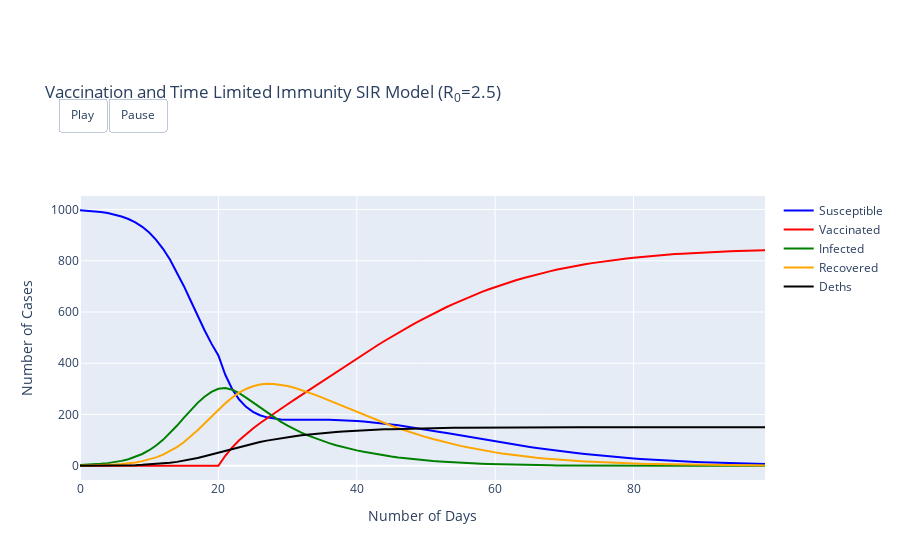

The code cell stored with this chart in its notebook:
### Code cell
def vacc_SIR_plot(negatives, vaccinated, positives, survivors, deths, R0):
    fig = go.Figure(
        data=[go.Scatter(x=[i for i in range(len(negatives))], y=negatives,
                         mode="lines", name='Susceptible',
                         line=dict(width=2, color="blue")),
              go.Scatter(x=[i for i in range(len(negatives))], y=vaccinated,
                         mode="lines", name='Vaccinated',
                         line=dict(width=2, color="red")),
              go.Scatter(x=[i for i in range(len(negatives))], y=positives,
                         mode="lines", name='Infected',
                         line=dict(width=2, color="green")),
             go.Scatter(x=[i for i in range(len(negatives))], y=survivors,
                         mode="lines", name='Recovered',
                         line=dict(width=2, color="orange")),
             go.Scatter(x=[i for i in range(len(negatives))], y=deths,
                         mode="lines", name='Deths',
                         line=dict(width=2, color="black")),],
            layout=go.Layout(
            title_text="Vaccination and Time Limited Immunity SIR Model (R<sub>0</sub>="+ str(round(R0, 2))+')', hovermode="closest",
            updatemenus= [
                {
                    "buttons": [
                        {
                            "args": [None, {"frame": {"duration": 100, "redraw": False},
                                            "fromcurrent": True, 
                                            "transition": {"duration": 10,
                                                           "easing": "quadratic-in-out"}}],
                            "label": "Play",
                            "method": "animate"
                        },
                        {
                            "args": [[None], {"frame": {"duration": 0, "redraw": False},
                                              "mode": "immediate",
                                              "transition": {"duration": 0}}],
                            "label": "Pause",
                            "method": "animate"
                        }
                    ],
                    "direction": "left",
                    "pad": {"r": 10, "t": 87},
                    "showactive": False,
                    "type": "buttons",
                    "x": 0.14,
                    "xanchor": "right",
                    "y": 1.65,
                    "yanchor": "top"
                }
            ]),

        frames=[go.Frame(
            data=[go.Scatter(
                x=[i for i in range(k)],
                y=negatives,
                mode="lines",
                line=dict(width=2, color="blue")),
                 go.Scatter(
                x=[i for i in range(k)],
                y=vaccinated,
                mode="lines",
                line=dict(width=2, color="red")),
                 go.Scatter(
                x=[i for i in range(k)],
                y=positives,
                mode="lines",
                line=dict(width=2, color="green")),
                 go.Scatter(
                x=[i for i in range(k)],
                y=survivors,
                mode="lines",
                line=dict(width=2, color="orange")),
                 go.Scatter(
                x=[i for i in range(k)],
                y=deths,
                mode="lines",
                line=dict(width=2, color="black"))])

            for k in range(len(negatives))],

    )
    fig.update_xaxes(title_text="Number of Days")
    fig.update_yaxes(title_text="Number of Cases")
    fig.show()
    
vacc_SIR_plot(S, V, I, R, D, R0)

### Figure 1 — Plotly figure (JSON) as saved in the notebook; plotly's stock layout.template omitted (floating-point values rounded to 4 significant figures)
{"data": [{"line": {"color": "blue", "width": 2}, "mode": "lines", "name": "Susceptible", "type": "scatter", "x": [0, 1, 2, 3, 4, 5, 6, 7, 8, 9, 10, 11, 12, 13, 14, 15, 16, 17, 18, 19, 20, 21, 22, 23, 24, 25, 26, 27, 28, 29, 30, 31, 32, 33, 34, 35, 36, 37, 38, 39, 40, 41, 42, 43, 44, 45, 46, 47, 48, 49, 50, 51, 52, 53, 54, 55, 56, 57, 58, 59, 60, 61, 62, 63, 64, 65, 66, 67, 68, 69, 70, 71, 72, 73, 74, 75, 76, 77, 78, 79, 80, 81, 82, 83, 84, 85, 86, 87, 88, 89, 90, 91, 92, 93, 94, 95, 96, 97, 98, 99], "y": [997, 995.3, 993.0, 989.9, 985.7, 980.1, 972.6, 962.6, 949.4, 932.1, 909.7, 881.5, 846.5, 804.5, 755.8, 701.6, 644.0, 585.4, 528.8, 476.5, 430.3, 355.1, 299.1, 258.6, 230.0, 210.4, 197.4, 189.0, 183.8, 181.0, 179.5, 179.0, 179.0, 179.2, 179.4, 179.4, 179.2, 178.6, 177.8, 176.5, 174.8, 172.8, 170.4, 167.7, 164.7, 161.3, 157.7, 153.9, 149.9, 145.7, 141.3, 136.8, 132.3, 127.6, 122.9, 118.2, 113.5, 108.7, 104.1, 99.43, 94.86, 90.37, 85.97, 81.67, 77.48, 73.4, 69.46, 65.65, 61.97, 58.43, 55.03, 51.77, 48.65, 45.68, 42.84, 40.15, 37.58, 35.16, 32.86, 30.68, 28.63, 26.69, 24.87, 23.16, 21.55, 20.03, 18.62, 17.29, 16.05, 14.88, 13.8, 12.79, 11.84, 10.96, 10.14, 9.381, 8.672, 8.014, 7.402, 6.835]}, {"line": {"color": "red", "width": 2}, "mode": "lines", "name": "Vaccinated", "type": "scatter", "x": [0, 1, 2, 3, 4, 5, 6, 7, 8, 9, 10, 11, 12, 13, 14, 15, 16, 17, 18, 19, 20, 21, 22, 23, 24, 25, 26, 27, 28, 29, 30, 31, 32, 33, 34, 35, 36, 37, 38, 39, 40, 41, 42, 43, 44, 45, 46, 47, 48, 49, 50, 51, 52, 53, 54, 55, 56, 57, 58, 59, 60, 61, 62, 63, 64, 65, 66, 67, 68, 69, 70, 71, 72, 73, 74, 75, 76, 77, 78, 79, 80, 81, 82, 83, 84, 85, 86, 87, 88, 89, 90, 91, 92, 93, 94, 95, 96, 97, 98, 99], "y": [0, 0, 0, 0, 0, 0, 0, 0, 0, 0, 0, 0, 0, 0, 0, 0, 0, 0, 0, 0, 5.133e-08, 39.1, 71.66, 99.43, 123.8, 145.7, 166.1, 185.4, 204.0, 222.2, 240.2, 258.1, 276.0, 293.9, 311.9, 329.8, 347.7, 365.6, 383.5, 401.2, 418.7, 436.1, 453.3, 470.2, 486.8, 503.1, 519.1, 534.7, 549.9, 564.6, 579.0, 592.9, 606.4, 619.3, 631.9, 643.9, 655.5, 666.6, 677.3, 687.4, 697.2, 706.4, 715.2, 723.6, 731.6, 739.1, 746.2, 753.0, 759.4, 765.4, 771.1, 776.4, 781.4, 786.1, 790.6, 794.7, 798.6, 802.2, 805.6, 808.8, 811.8, 814.5, 817.1, 819.5, 821.8, 823.8, 825.8, 827.6, 829.2, 830.8, 832.2, 833.5, 834.8, 835.9, 837.0, 837.9, 838.8, 839.7, 840.4, 841.2]}, {"line": {"color": "green", "width": 2}, "mode": "lines", "name": "Infected", "type": "scatter", "x": [0, 1, 2, 3, 4, 5, 6, 7, 8, 9, 10, 11, 12, 13, 14, 15, 16, 17, 18, 19, 20, 21, 22, 23, 24, 25, 26, 27, 28, 29, 30, 31, 32, 33, 34, 35, 36, 37, 38, 39, 40, 41, 42, 43, 44, 45, 46, 47, 48, 49, 50, 51, 52, 53, 54, 55, 56, 57, 58, 59, 60, 61, 62, 63, 64, 65, 66, 67, 68, 69, 70, 71, 72, 73, 74, 75, 76, 77, 78, 79, 80, 81, 82, 83, 84, 85, 86, 87, 88, 89, 90, 91, 92, 93, 94, 95, 96, 97, 98, 99], "y": [3, 4.103, 5.606, 7.649, 10.42, 14.15, 19.17, 25.85, 34.65, 46.11, 60.74, 79.02, 101.2, 127.1, 156.1, 186.8, 217.3, 245.6, 269.6, 288.1, 300.2, 303.4, 296.8, 283.4, 266.0, 246.7, 227.0, 207.8, 189.5, 172.5, 156.9, 142.6, 129.6, 117.8, 107.1, 97.38, 88.53, 80.46, 73.11, 66.39, 60.24, 54.61, 49.45, 44.73, 40.39, 36.42, 32.79, 29.46, 26.41, 23.64, 21.11, 18.8, 16.72, 14.83, 13.12, 11.58, 10.2, 8.959, 7.853, 6.867, 5.992, 5.216, 4.53, 3.926, 3.395, 2.93, 2.524, 2.17, 1.862, 1.595, 1.363, 1.164, 0.9918, 0.8439, 0.7171, 0.6085, 0.5156, 0.4364, 0.3689, 0.3115, 0.2628, 0.2214, 0.1864, 0.1568, 0.1318, 0.1107, 0.09287, 0.07788, 0.06527, 0.05466, 0.04576, 0.03828, 0.03201, 0.02676, 0.02236, 0.01867, 0.01559, 0.01301, 0.01085, 0.009053]}, {"line": {"color": "orange", "width": 2}, "mode": "lines", "name": "Recovered", "type": "scatter", "x": [0, 1, 2, 3, 4, 5, 6, 7, 8, 9, 10, 11, 12, 13, 14, 15, 16, 17, 18, 19, 20, 21, 22, 23, 24, 25, 26, 27, 28, 29, 30, 31, 32, 33, 34, 35, 36, 37, 38, 39, 40, 41, 42, 43, 44, 45, 46, 47, 48, 49, 50, 51, 52, 53, 54, 55, 56, 57, 58, 59, 60, 61, 62, 63, 64, 65, 66, 67, 68, 69, 70, 71, 72, 73, 74, 75, 76, 77, 78, 79, 80, 81, 82, 83, 84, 85, 86, 87, 88, 89, 90, 91, 92, 93, 94, 95, 96, 97, 98, 99], "y": [0, 0.5378, 1.222, 2.109, 3.277, 4.826, 6.892, 9.648, 13.32, 18.17, 24.55, 32.83, 43.41, 56.64, 72.82, 92.01, 114.1, 138.5, 164.7, 191.6, 218.2, 243.6, 266.2, 285.0, 299.8, 310.3, 316.8, 319.7, 319.5, 316.6, 311.5, 304.6, 296.3, 286.9, 276.7, 266.0, 254.8, 243.4, 231.9, 220.4, 209.1, 197.9, 187.0, 176.3, 166.0, 156.1, 146.5, 137.3, 128.5, 120.0, 112.0, 104.4, 97.15, 90.3, 83.83, 77.73, 71.99, 66.59, 61.53, 56.79, 52.37, 48.23, 44.38, 40.8, 37.48, 34.39, 31.53, 28.89, 26.44, 24.19, 22.11, 20.2, 18.44, 16.83, 15.34, 13.98, 12.74, 11.6, 10.56, 9.602, 8.732, 7.938, 7.213, 6.553, 5.951, 5.403, 4.905, 4.451, 4.038, 3.663, 3.322, 3.012, 2.731, 2.475, 2.244, 2.033, 1.842, 1.669, 1.512, 1.37]}, {"line": {"color": "black", "width": 2}, "mode": "lines", "name": "Deths", "type": "scatter", "x": [0, 1, 2, 3, 4, 5, 6, 7, 8, 9, 10, 11, 12, 13, 14, 15, 16, 17, 18, 19, 20, 21, 22, 23, 24, 25, 26, 27, 28, 29, 30, 31, 32, 33, 34, 35, 36, 37, 38, 39, 40, 41, 42, 43, 44, 45, 46, 47, 48, 49, 50, 51, 52, 53, 54, 55, 56, 57, 58, 59, 60, 61, 62, 63, 64, 65, 66, 67, 68, 69, 70, 71, 72, 73, 74, 75, 76, 77, 78, 79, 80, 81, 82, 83, 84, 85, 86, 87, 88, 89, 90, 91, 92, 93, 94, 95, 96, 97, 98, 99], "y": [0, 0.08807, 0.2085, 0.3728, 0.5969, 0.9018, 1.315, 1.874, 2.625, 3.629, 4.957, 6.696, 8.941, 11.79, 15.32, 19.61, 24.66, 30.45, 36.9, 43.89, 51.25, 58.82, 66.34, 73.6, 80.48, 86.89, 92.81, 98.24, 103.2, 107.7, 111.8, 115.6, 119.0, 122.1, 124.9, 127.4, 129.8, 131.9, 133.8, 135.5, 137.1, 138.6, 139.9, 141.0, 142.1, 143.0, 143.9, 144.7, 145.4, 146.0, 146.6, 147.1, 147.5, 147.9, 148.3, 148.6, 148.8, 149.1, 149.3, 149.5, 149.6, 149.8, 149.9, 150.0, 150.1, 150.2, 150.2, 150.3, 150.3, 150.4, 150.4, 150.5, 150.5, 150.5, 150.5, 150.5, 150.6, 150.6, 150.6, 150.6, 150.6, 150.6, 150.6, 150.6, 150.6, 150.6, 150.6, 150.6, 150.6, 150.6, 150.6, 150.6, 150.6, 150.6, 150.6, 150.6, 150.6, 150.6, 150.6, 150.6]}], "layout": {"autosize": true, "hovermode": "closest", "title": {"text": "Vaccination and Time Limited Immunity SIR Model (R<sub>0</sub>=2.5)"}, "updatemenus": [{"buttons": [{"args": [null, {"frame": {"duration": 100, "redraw": false}, "fromcurrent": true, "transition": {"duration": 10, "easing": "quadratic-in-out"}}], "label": "Play", "method": "animate"}, {"args": [[null], {"frame": {"duration": 0, "redraw": false}, "mode": "immediate", "transition": {"duration": 0}}], "label": "Pause", "method": "animate"}], "direction": "left", "pad": {"r": 10, "t": 87}, "showactive": false, "type": "buttons", "x": 0.14, "xanchor": "right", "y": 1.65, "yanchor": "top"}], "xaxis": {"autorange": true, "range": [0, 99], "title": {"text": "Number of Days"}, "type": "linear"}, "yaxis": {"autorange": true, "range": [-55.39, 1052.0], "title": {"text": "Number of Cases"}, "type": "linear"}}}
